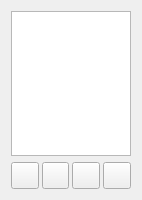
<?xml version="1.0" encoding="UTF-8"?>
<ui version="4.0">
 <class>ButtonsListWidget</class>
 <widget class="QWidget" name="ButtonsListWidget">
  <property name="geometry">
   <rect>
    <x>0</x>
    <y>0</y>
    <width>142</width>
    <height>200</height>
   </rect>
  </property>
  <property name="sizePolicy">
   <sizepolicy hsizetype="Preferred" vsizetype="Preferred">
    <horstretch>0</horstretch>
    <verstretch>0</verstretch>
   </sizepolicy>
  </property>
  <property name="windowTitle">
   <string>Form</string>
  </property>
  <layout class="QVBoxLayout" name="verticalLayout">
   <item>
    <widget class="QListWidget" name="listBox">
     <property name="editTriggers">
      <set>QAbstractItemView::DoubleClicked|QAbstractItemView::EditKeyPressed|QAbstractItemView::SelectedClicked</set>
     </property>
    </widget>
   </item>
   <item>
    <layout class="QHBoxLayout" name="horizontalLayout">
     <property name="spacing">
      <number>3</number>
     </property>
     <property name="sizeConstraint">
      <enum>QLayout::SetNoConstraint</enum>
     </property>
     <item>
      <widget class="QPushButton" name="btnAdd">
       <property name="sizePolicy">
        <sizepolicy hsizetype="Fixed" vsizetype="Fixed">
         <horstretch>0</horstretch>
         <verstretch>0</verstretch>
        </sizepolicy>
       </property>
       <property name="minimumSize">
        <size>
         <width>27</width>
         <height>27</height>
        </size>
       </property>
       <property name="text">
        <string/>
       </property>
       <property name="icon">
        <iconset resource="resources.qrc">
         <normaloff>:/icons/list-add.png</normaloff>:/icons/list-add.png</iconset>
       </property>
      </widget>
     </item>
     <item>
      <widget class="QPushButton" name="btnRemove">
       <property name="sizePolicy">
        <sizepolicy hsizetype="Fixed" vsizetype="Fixed">
         <horstretch>0</horstretch>
         <verstretch>0</verstretch>
        </sizepolicy>
       </property>
       <property name="minimumSize">
        <size>
         <width>27</width>
         <height>27</height>
        </size>
       </property>
       <property name="text">
        <string/>
       </property>
       <property name="icon">
        <iconset resource="resources.qrc">
         <normaloff>:/icons/list-remove.png</normaloff>:/icons/list-remove.png</iconset>
       </property>
      </widget>
     </item>
     <item>
      <widget class="QPushButton" name="btnDown">
       <property name="sizePolicy">
        <sizepolicy hsizetype="Fixed" vsizetype="Fixed">
         <horstretch>0</horstretch>
         <verstretch>0</verstretch>
        </sizepolicy>
       </property>
       <property name="minimumSize">
        <size>
         <width>27</width>
         <height>27</height>
        </size>
       </property>
       <property name="text">
        <string/>
       </property>
       <property name="icon">
        <iconset resource="resources.qrc">
         <normaloff>:/icons/down.png</normaloff>:/icons/down.png</iconset>
       </property>
      </widget>
     </item>
     <item>
      <widget class="QPushButton" name="btnUp">
       <property name="sizePolicy">
        <sizepolicy hsizetype="Fixed" vsizetype="Fixed">
         <horstretch>0</horstretch>
         <verstretch>0</verstretch>
        </sizepolicy>
       </property>
       <property name="minimumSize">
        <size>
         <width>27</width>
         <height>27</height>
        </size>
       </property>
       <property name="text">
        <string/>
       </property>
       <property name="icon">
        <iconset resource="resources.qrc">
         <normaloff>:/icons/up.png</normaloff>:/icons/up.png</iconset>
       </property>
      </widget>
     </item>
    </layout>
   </item>
  </layout>
 </widget>
 <resources>
  <include location="resources.qrc"/>
 </resources>
 <connections/>
</ui>
